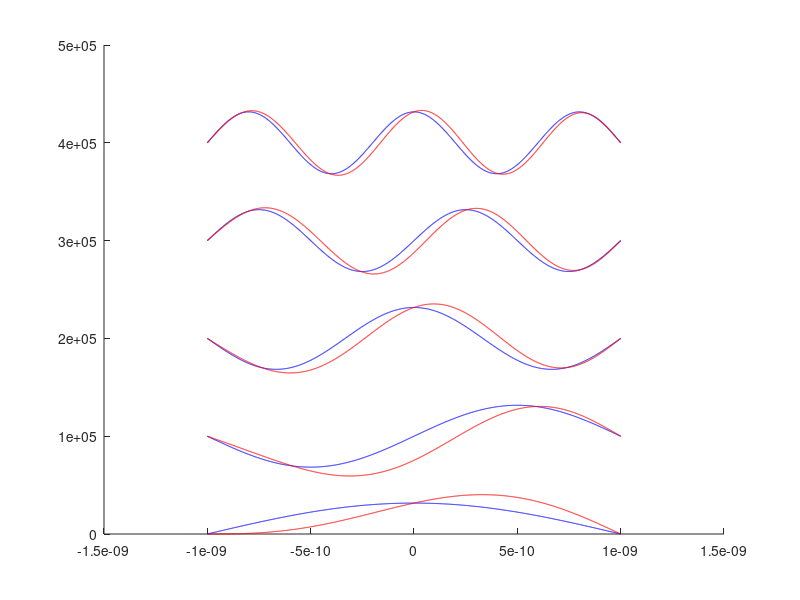
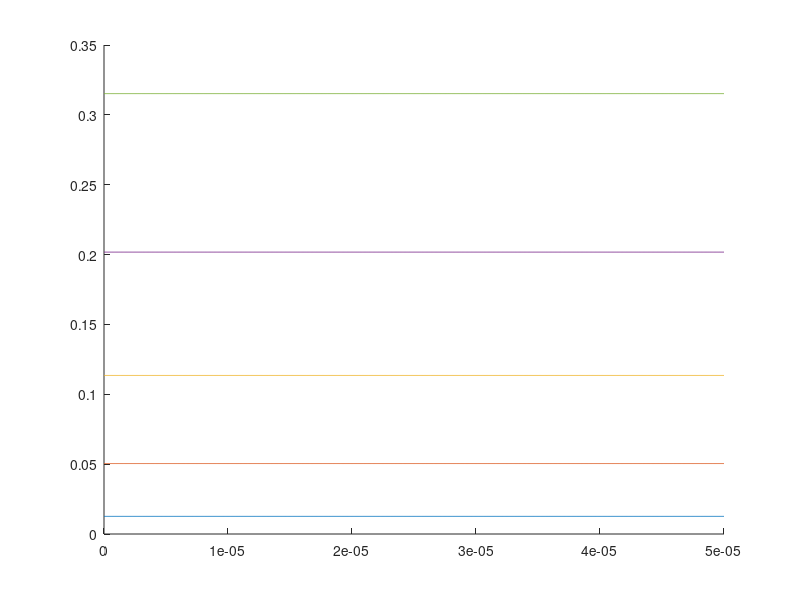
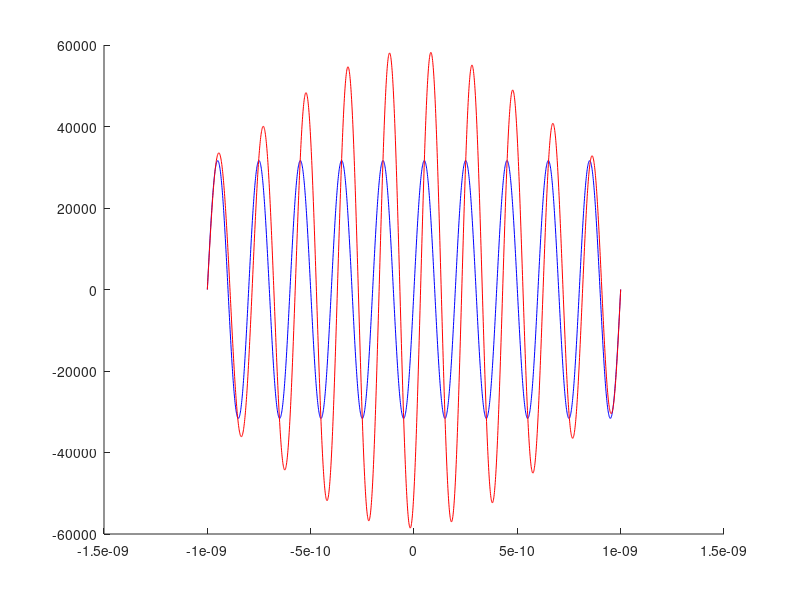
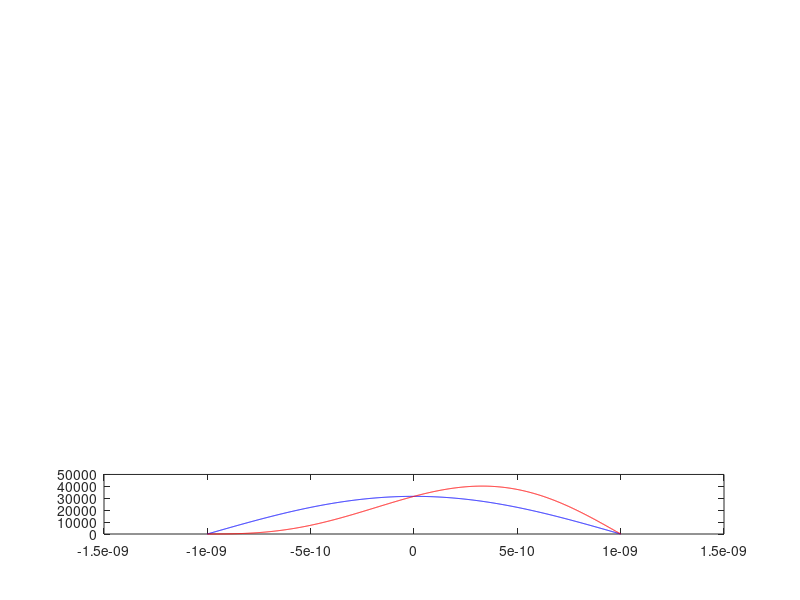

Write MATLAB code to recreate these figures, in order. (Note: this script raises an error after producing the figures.)
% Soll grafik 1: Psi(x)
% Variablen:
%  l
%  x
%  epsilon (= 1)
%  n
%  Psi(x)
% Ausgabe in PS und PDF

% Soll grafik 2: E(n, a)
% Variablen:
%  l
%  epsilon
%  n
%  E(n, a)
% Ausgabe in PS und PDF

%-----Variabeln-----
l = 10^-9;
xSteps = 225;
xSteps = 2000;
delta = (2*l/xSteps);
%x = -l*1.5 : delta : +l*1.5;
x = -l : delta : +l;
n = 1 : 200;
nPlot = 1 : 5;
kurvenVersatz = 1e5
%n = [1, 2];


safe = 1


%-----Verarbeitung-----
m = 9.10938291*10^-31;    % Elektronenmasse
h = 6062606957*10^-34;    % Planck-Konstante
hQuer = h/2*pi;
E = zeros(1, length(n));
Psi = zeros(length(n), length(x));
for ln = n
    E(ln) = h^2*ln^2 / (32*m*l^2);
    %k = sqrt(2*m*E/(hQuer^2));
    %k = ln*pi*x / (2*l);
    k = pi/l * (n+1/2);
    LamdaP = 1i*k;
    LamdaN = -LamdaP;
    %y = (exp(LamdaP(ln)*x) + (-1)^(ln+1).*exp(LamdaN(ln)*x)) ./ (2*1i^(ln+1));
    if mod(ln, 2) == 0
        y = sin(ln*pi*x/(2*l));
    else
        y = cos(ln*pi*x/(2*l));
    end
    Psi(ln,1:length(x)) = 1/sqrt(l) .* y;
end




%-----Verarbeitung gestoert-----
gamma = 0;
epsilon = 5*10^-5;
E1_k = zeros(1, length(n));
H1 = x * -1;
PsiG = zeros(length(n), length(x));

psi1_l = zeros(length(n), length(x));

parfor ln = n
  E1_k(ln) = dot(Psi(ln, :), H1.*Psi(ln, :));

  k = ln;
  for l = n % + ceil(l/2)
    if mod((l + k), 2) == 1
%      psi0_l = sum(~Psi(l, :).*H1.*Psi(k, :).*delta) / (E(k)-E(l));
      psi0_l = dot(Psi(l, :), H1.*Psi(k, :)) / (E(k)-E(l));
      psi1_l(ln, :) = psi1_l(ln, :) + psi0_l .* Psi(l, :);
    end
  end
end




%-----Plot grafik 1: Psi(x)-----
clf('reset')      % clear figure
hold on;

s = zeros(1, length(n));
for ln = nPlot    % ungestoerter Plot
  %plot(x, Psi(ln, :) + (ln-1)*2e05, 'Color', 'black')    % Psi
    plot(x, Psi(ln, :) +(ln-1)*kurvenVersatz, 'Color', 'blue')    % Psi

  s(ln) = sum(Psi(ln, :).^2.*delta);
end

% print('Psi_ungestoert', '-depsc', '-noui')
% print('Psi_ungestoert', '-dpdf', '-noui')

% figure
% hold on;

sG = zeros(1, length(n));
for ln = nPlot    % gestoerter Plot
  PsiG(ln, :) = (1+1i*epsilon*gamma).*Psi(ln, :) ...
                          + epsilon.*psi1_l(ln, :);
  %plot(x, PsiG(ln, 1:length(x)) + (ln-1)*2e05, 'Color', 'red')    % Psi
    plot(x, PsiG(ln, 1:length(x)) + (ln-1)*kurvenVersatz, 'Color', 'red')    % Psi

  sG(ln) = sum(PsiG(ln, :).^2.*delta);
end

% print('Psi_gestoert', '-depsc', '-noui')
if safe; print('Psi_gestoert', '-dpdf', '-noui'); end

%-----Plot grafik 2: E(n, a)-----
figure
hold on;
%epsilon = 3 *10^12
xEpsilon = 0 : epsilon / xSteps : epsilon;
for ln = nPlot    % Energie Plot
  plot(xEpsilon, E(ln) + xEpsilon*E1_k(ln))    % Psis
end

%print('Energie_gestoert', '-depsc', '-noui')
if safe; print('Energie_gestoert', '-dpdf', '-noui'); end

%------------ 100-ste
figure
hold on;

nPlot = 20;
epsilon100 = 10^-3;

s = zeros(1, 2);
for ln = nPlot    % ungestoerter Plot
  %plot(x, Psi(ln, :) + (ln-1)*2e05, 'Color', 'black')    % Psi
    plot(x, Psi(ln, :) , 'Color', 'blue')    % Psi

  s(ln) = sum(Psi(ln, :).^2.*delta);
end

% print('Psi_ungestoert', '-depsc', '-noui')
% print('Psi_ungestoert', '-dpdf', '-noui')

% figure
% hold on;

%sG = zeros(1, 2);
for ln = nPlot    % gestoerter Plot
  PsiG(ln, :) = (1+1i*epsilon*gamma).*Psi(ln, :) ...
                          + epsilon100.*psi1_l(ln, :);
  %plot(x, PsiG(ln, 1:length(x)) + (ln-1)*2e05, 'Color', 'red')    % Psi
    plot(x, PsiG(ln, 1:length(x)), 'Color', 'red')    % Psi

%  sG(ln) = sum(PsiG(ln, :).^2.*delta);
end

% print('Psi_gestoert', '-depsc', '-noui')
if safe; print('Psi_100_gestoert', '-dpdf', '-noui'); end

%----- experimental -----
nPlot = [1, 13, 23, 42, 100];
nPlotSize = length(nPlot);
figure
hold on

%axis off;



%s = zeros(1, 2);
%sG = zeros(1, 2);
i = nPlotSize;
for ln = nPlot;    % ungestoerter Plot
  subplot(nPlotSize, 1, (i))
  plot(x, Psi(ln, :) , 'Color', 'blue')    % Psi
  s(ln) = sum(Psi(ln, :).^2.*delta);
  hold on
  
  % gestoert
  PsiG(ln, :) = (1+1i*epsilon*gamma).*Psi(ln, :) + epsilon.*psi1_l(ln, :);
  plot(x, PsiG(ln, 1:length(x)), 'Color', 'red')    % Psi
  
  ylabel(ln,'rot', 0)
  set(gca,'YTickLabel',{})
  if i < nPlotSize
  set(gca,'XTickLabel',{})
  end

%  sG(ln) = sum(PsiG(ln, :).^2.*delta);
  i = i-1;
end


if safe; print('Psi_SubPlots_gestoert', '-dpdf', '-noui'); end

hold off


%------------------ Berechnung der Differenzen zwischen den Übergängen 100-ste Energie -----------------
